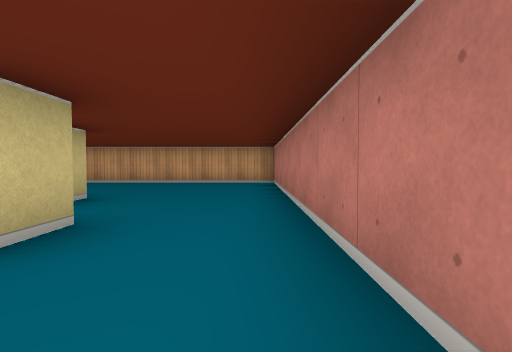
View 1 (above)

16 first-person views from a walk through a cub3D level. The camera is about half as high as the walls, tilts 2° down and sees 80° across. The floor is counted in squares. Each view is taken from the middle of a square. On the plan, view 1 faces up. The plan holds only what a view shows up to about 9 squares ahead; the rest is blank.

View 2
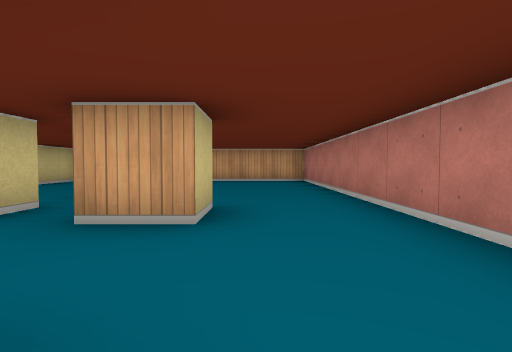

View 3
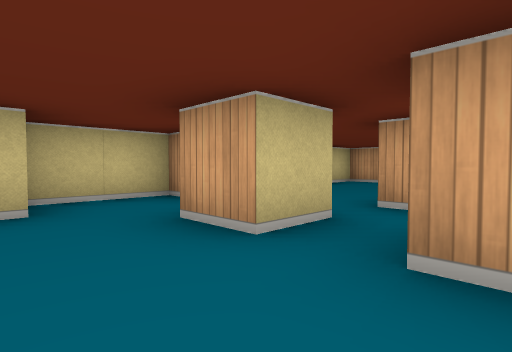

View 4
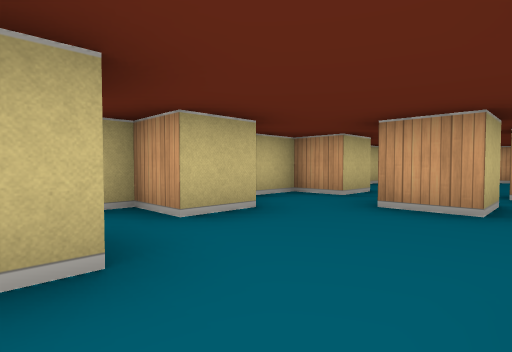

View 5
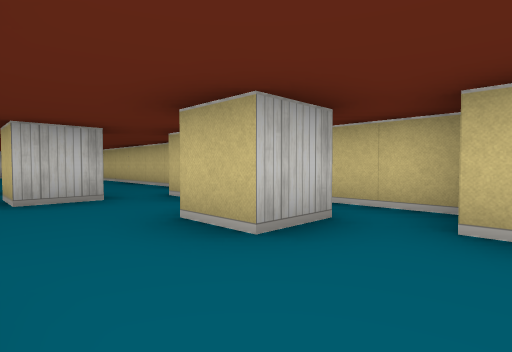

View 6
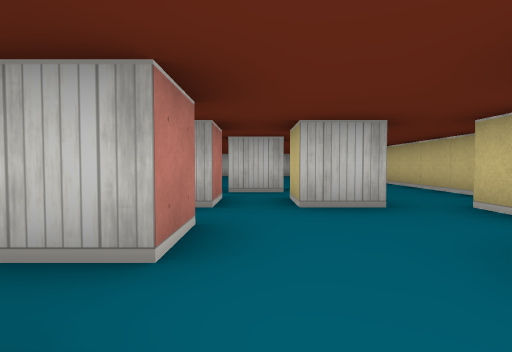

View 7
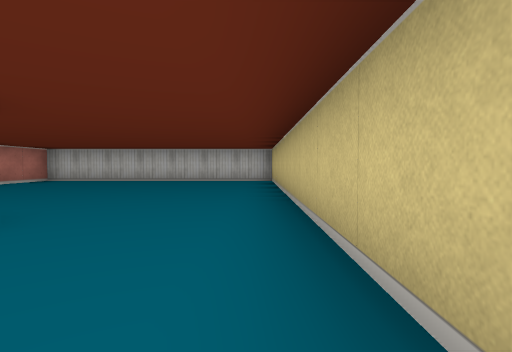

View 8
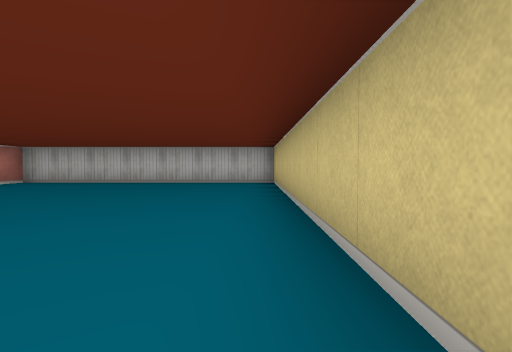

View 9
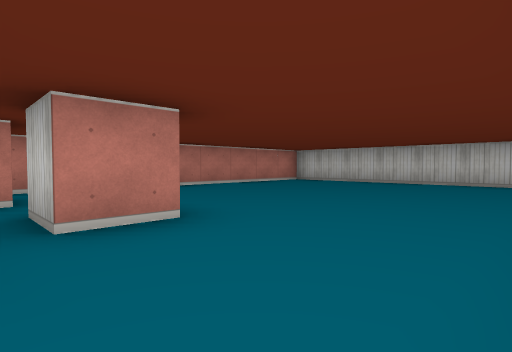

View 10
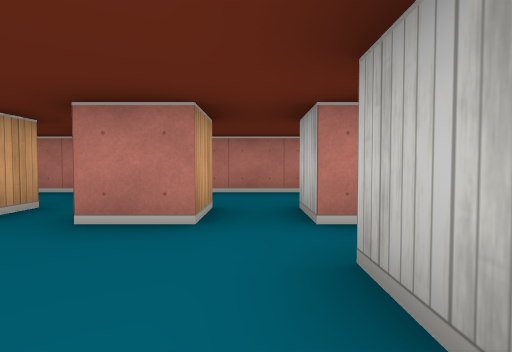

View 11
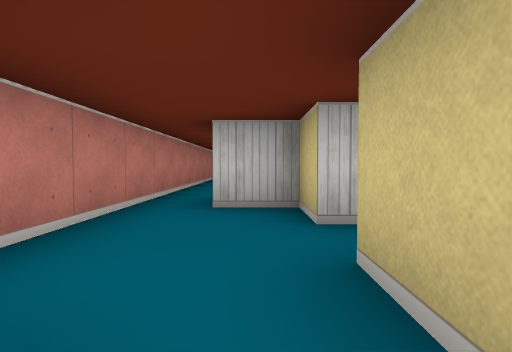

View 12
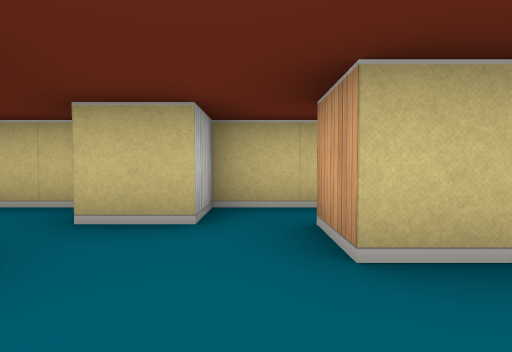

View 13
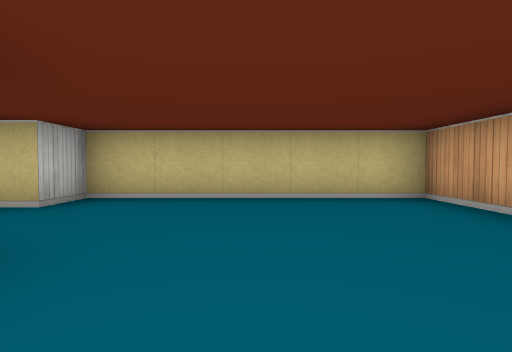

View 14
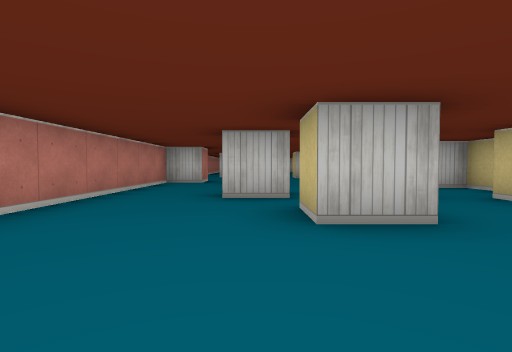

View 15
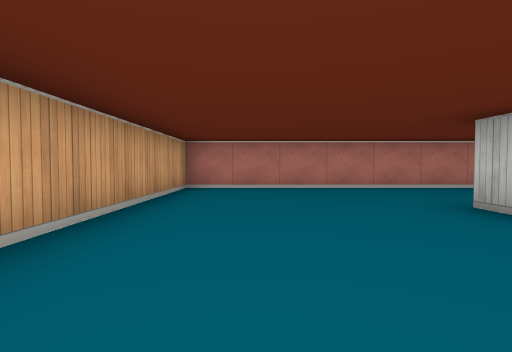

View 16
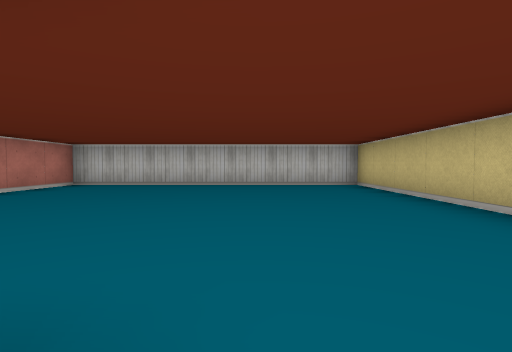

### Floor plan
Points are (right, up) in squares from view 1. A wall is a line through its corners. A room is listed if a view was taken in it or the views show most of it. See-through windows are left out.
Room 1 (views 1, 2, 3, 4, 5, 6, 7, 8, 9, 10, 11, 12, 13, 14, 15, 16)
walls: (-2.5, -3.5) (-2.5, -2.5) (-1.5, -2.5) (-1.5, -3.5) (-2.5, -3.5); (-1.5, -1.5) (-2.1, -1.5); (-4.6, -4.5) (-3.5, -4.5) (-3.5, -5.5); (-2.5, -5.5) (-2.5, -4.5) (-1.5, -4.5) (-1.5, -5.5) (-0.5, -5.5); (-0.6, -1.5) (0.5, -1.5) (0.5, 8.5) (-6.5, 8.5) (-6.5, 3.5) (-5.5, 3.5) (-5.5, 2.5) (-6.5, 2.5) (-6.5, 0.5) (-5.9, 0.5); (-5.6, -1.5) (-4.5, -1.5) (-4.5, -2.5) (-5.5, -2.5); (-6.5, -5) (-6.5, -14.5) (0.5, -14.5) (0.5, -3.1); (-5.5, 0.6) (-5.5, -0.5) (-6.5, -0.5) (-6.5, -3.5) (-5.5, -3.5) (-5.5, -4.5); (-3.5, -7.5) (-3.5, -6.5) (-2.5, -6.5); (-2.5, 2.5) (-1.5, 2.5) (-1.5, 1.5) (-2.5, 1.5); (-3.5, 2.6) (-3.5, 1.5) (-4.5, 1.5); (-3.6, 4.5) (-2.5, 4.5) (-2.5, 3.5)

Where each view was taken, in squares from view 1:
view 1: 0 up, 0 right, facing up
view 2: 1 down, 1 left, facing up
view 3: 0 up, 2 left, facing up-left
view 4: 2 down, 3 left, facing up-left
view 5: 0 up, 3 left, facing down-left
view 6: 1 down, 3 left, facing down
view 7: 5 down, 6 left, facing down
view 8: 6 down, 6 left, facing down
view 9: 6 down, 6 left, facing down-right
view 10: 4 down, 5 left, facing right
view 11: 2 down, 1 left, facing down
view 12: 3 down, 3 left, facing left
view 13: 6 up, 2 left, facing left
view 14: 7 up, 2 left, facing down
view 15: 7 up, 6 left, facing right
view 16: 7 down, 4 left, facing down
